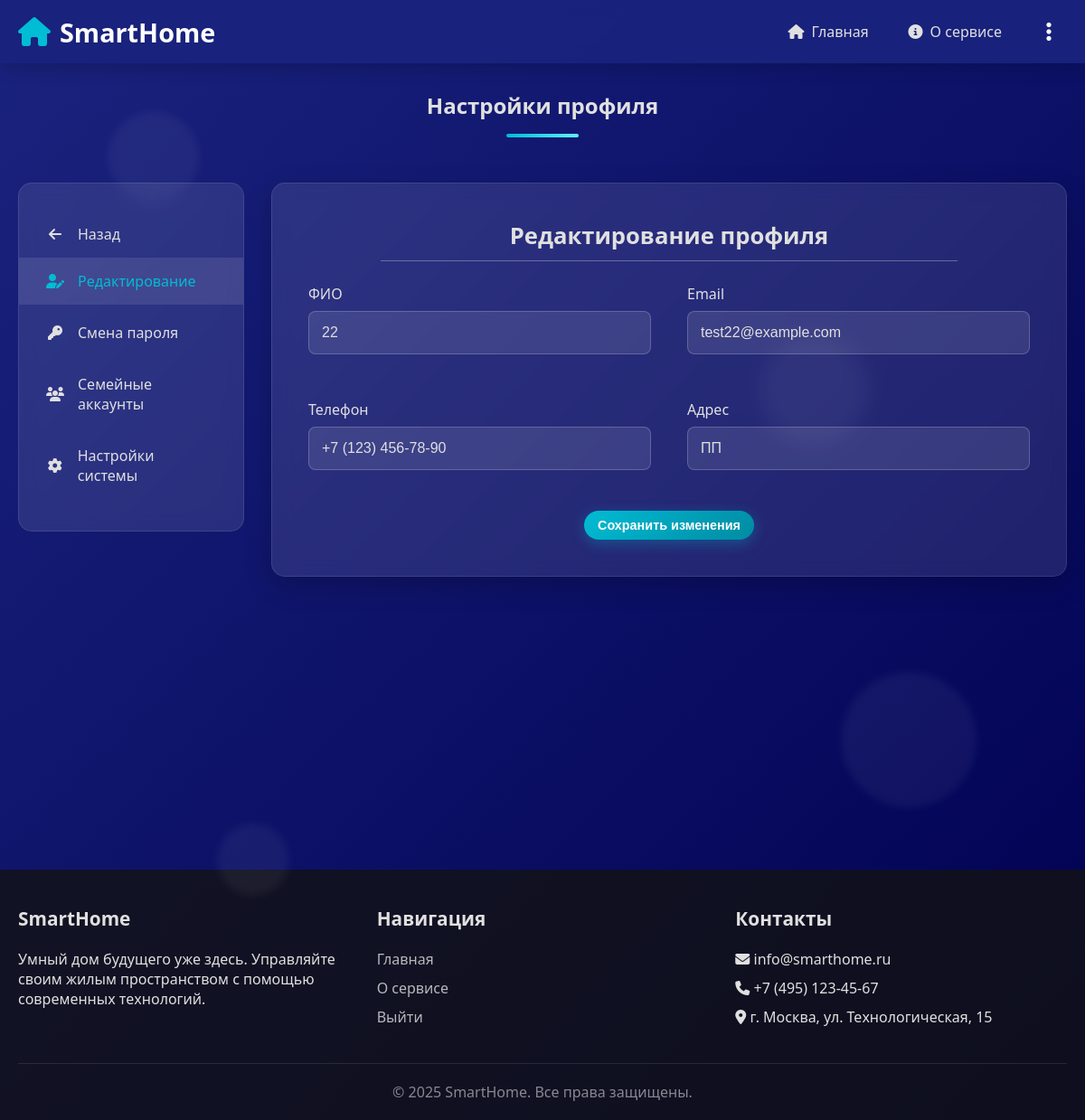
The app's page /settings/ (signed in) with its own data.
### core/models.py (models this page shows)
class CustomUser(AbstractUser):
    phone = models.CharField(max_length=20, blank=True, null=True)
    address = models.CharField(max_length=255, blank=True, null=True)

### core/views.py (the view, shortened to what this page needs)
# urls.py: path("settings/", views.settings_view, name="settings"),
@login_required
def settings_view(request):
    profile_form = ProfileUpdateForm(instance=request.user)
    current_password_form = CurrentPasswordForm(user=request.user)
    password_form = PasswordChangeCustomForm(user=request.user)
    active_tab = "profile"           # по умолчанию
    show_new_password_form = False   # показывать второй шаг смены пароля?
    return render(request, "core/settings_page.html", {
        "profile_form": profile_form,
        "current_password_form": current_password_form,
        "password_form": password_form,
        "active_tab": active_tab,
        "show_new_password_form": show_new_password_form,
    })

### core/forms.py (shortened to what this page needs)
class CurrentPasswordForm(forms.Form):
    current_password = forms.CharField(
        label="Текущий пароль",
        widget=forms.PasswordInput(attrs={"class": "form-input"}),
        error_messages={"required": "Введите текущий пароль"}
    )
    def __init__(self, user, *args, **kwargs):
        super().__init__(*args, **kwargs)
        self.user = user

### core/templates/core/settings_page.html (shortened to what this page needs)
{% extends "core/base.html" %}
{% block content %}
<section class="settings">
    <div class="container">
        <h2 class="section-title">Настройки профиля</h2>
        <div class="account-container">
            <div class="sidebar">
                <ul class="sidebar-nav">
                    <a href="#" id="back-link"> <i class="fas fa-arrow-left"></i> Назад </a>
                    <li><a href="#" class="{% if active_tab == 'profile' %}active{% endif %}" data-tab="edit-tab"><i class="fas fa-user-edit"></i> Редактирование</a></li>
                    <li><a href="#" class="{% if active_tab == 'password' %}active{% endif %}" data-tab="password-tab"><i class="fas fa-key"></i> Смена пароля</a></li>
                    <li><a href="#" data-tab="family-tab"><i class="fas fa-users"></i> Семейные аккаунты</a></li>
                    <li><a href="#" data-tab="system-tab"><i class="fas fa-cog"></i> Настройки системы</a></li>
                </ul>
            </div>
            <div class="account-content">
                <div id="edit-tab" class="tab-content {% if active_tab == 'edit' %}active{% endif %}">
                    <div class="profile-form-wrapper">
                        <form method="post" action="{% url 'settings' %}" class="profile-form-container">
                            <div class="form-header">
                                <h2>Редактирование профиля</h2>
                                <hr class="form-divider">
                            </div>
                            <div class="form-grid">
                                <div class="form-group">
                                    <label class="form-label">ФИО</label>
                                    <input type="text"
                                           name="full_name"
                                           class="form-input"
                                           value="{{ profile_form.full_name.value|default:profile_form.full_name.initial }}"
                                           placeholder="{% if not profile_form.full_name.value and not profile_form.full_name.initial %}Ваше полное имя{% endif %}"
                                           required>
                                </div>
                                <div class="form-group">
                                    <label class="form-label">Email</label>
                                    <input type="email"
                                           name="email"
                                           class="form-input"
                                           value="{{ profile_form.email.value|default:profile_form.email.initial }}"
                                           placeholder="{% if not profile_form.email.value and not profile_form.email.initial %}Ваш email{% endif %}"
                                           required>
                                </div>
                                <div class="form-group">
                                    <label class="form-label">Телефон</label>
                                    <input type="tel"
                                           name="phone"
                                           class="form-input"
                                           value="{{ profile_form.phone.value|default:profile_form.phone.initial }}"
                                           placeholder="{% if not profile_form.phone.value and not profile_form.phone.initial %}+7 (___) ___-__-__{% endif %}">
                                </div>
                                <div class="form-group">
                                    <label class="form-label">Адрес</label>
                                    <input type="text"
                                           name="address"
                                           class="form-input"
                                           value="{{ profile_form.address.value|default:profile_form.address.initial }}"
                                           placeholder="{% if not profile_form.address.value and not profile_form.address.initial %}Введите ваш адрес{% endif %}">
                                </div>
                            </div>
                            <div class="form-actions">
                                <button type="submit" class="btn btn-small">Сохранить изменения</button>
                            </div>
                        </form>
                    </div>
                </div>
            </div>
        </div>
    </div>
</section>
{% endblock %}

### core/templates/core/base.html (style rules this page uses)
:root { --primary: #1a237e; --primary-light: #534bae; --primary-dark: #000051; --secondary: #00bcd4; --secondary-light: #62efff; --secondary-dark: #008ba3; --accent: #ff4081; --text-light: #e0e0e0; --text-dark: #212121; --bg-light: #f5f5f5; --bg-dark: #121212; --card-bg: rgba(255, 255, 255, 0.9); --card-dark: rgba(30, 30, 30, 0.9); --success: #4caf50; --warning: #ff9800; --error: #f44336; }
* { margin: 0; padding: 0; box-sizing: border-box; }
body { font-family: 'Segoe UI', Tahoma, Geneva, Verdana, sans-serif; background: linear-gradient(135deg, #1a237e 0%, #000051 100%); color: var(--text-light); min-height: 100vh; overflow-x: hidden; }
h1, h2, h3, h4, h5 { font-weight: 600; margin-bottom: 15px; }
.container { max-width: 1200px; margin: 0 auto; padding: 0 20px; }
.btn { display: inline-block; padding: 12px 30px; background: linear-gradient(135deg, var(--secondary), var(--secondary-dark)); color: white; border: none; border-radius: 30px; font-size: 1rem; font-weight: 600; cursor: pointer; transition: all 0.3s ease; text-decoration: none; box-shadow: 0 4px 15px rgba(0, 188, 212, 0.3); margin: 0 10px; }
.section-title { text-align: center; margin-bottom: 50px; position: relative; }
.section-title::after { content: ''; display: block; width: 80px; height: 4px; background: linear-gradient(90deg, var(--secondary), var(--secondary-light)); margin: 15px auto 0; border-radius: 2px; }
.form-group { margin-bottom: 25px; }
.form-label { display: block; margin-bottom: 8px; font-weight: 500; }
.form-input { width: 100%; padding: 15px; background: rgba(255, 255, 255, 0.1); border: 1px solid rgba(255, 255, 255, 0.2); border-radius: 8px; color: var(--text-light); font-size: 1rem; transition: all 0.3s ease; }
.tab-content { display: none; }
.tab-content.active { display: block; }
.account-container { display: flex; min-height: calc(100vh - 160px); }
.sidebar { width: 250px; background: rgba(255, 255, 255, 0.1); border-radius: 15px; padding: 30px 0; margin-right: 30px; backdrop-filter: blur(10px); border: 1px solid rgba(255, 255, 255, 0.1); height: fit-content; }
.sidebar-nav { list-style: none; }
.sidebar-nav li { margin-bottom: 5px; }
.sidebar-nav a { display: flex; align-items: center; padding: 15px 30px; color: var(--text-light); text-decoration: none; transition: all 0.3s ease; }
.sidebar-nav a i { margin-right: 15px; width: 20px; text-align: center; }
.sidebar-nav a:hover, .sidebar-nav a.active { background: rgba(255, 255, 255, 0.1); color: var(--secondary); }
.account-content { flex: 1; }
.btn-small { padding: 8px 15px; font-size: 0.9rem; }

### core/templates/core/settings_page.html (style rules this page uses)
.profile-form-wrapper { max-width: 1000px; margin: 0 auto; }
.profile-form-container { width: 100%; background: rgba(255, 255, 255, 0.1); border-radius: 15px; padding: 40px; backdrop-filter: blur(10px); border: 1px solid rgba(255, 255, 255, 0.1); box-shadow: 0 10px 30px rgba(0, 0, 0, 0.2); }
.profile-form-container .form-header { text-align: center; margin-bottom: 25px; }
.profile-form-container .form-header h2 { font-size: 1.6rem; margin-bottom: 10px; }
.profile-form-container .form-divider { border: none; height: 1px; background: rgba(255, 255, 255, 0.3); margin: 0 auto; width: 80%; }
.profile-form-container .form-grid { display: grid; grid-template-columns: 1fr 1fr; gap: 25px 40px; }
.profile-form-container .form-group { display: flex; flex-direction: column; }
.profile-form-container .form-label { margin-bottom: 8px; font-weight: 500; }
.profile-form-container .form-input { width: 100%; padding: 14px; background: rgba(255, 255, 255, 0.1); border: 1px solid rgba(255, 255, 255, 0.2); border-radius: 8px; color: var(--text-light); font-size: 1rem; transition: all 0.3s ease; }
.profile-form-container .form-actions { grid-column: span 2; text-align: center; margin-top: 20px; }

### records on screen
CustomUser: full_name "22", email "test22@example.com", phone "+7 (123) 456-78-90", address "ПП"
